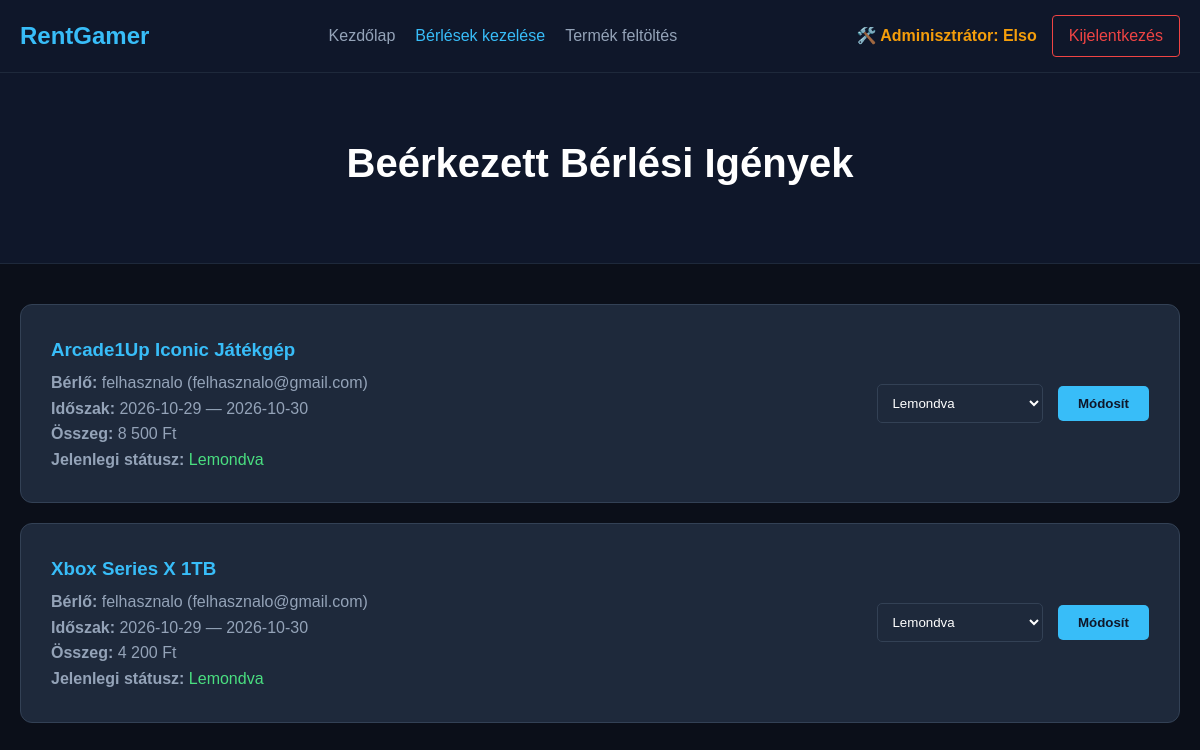
/admin_berlesek.php (signed in), run on the app's committed database.
### tables this page shows
CREATE TABLE `rentals` (
  `id` int(11) NOT NULL,
  `user_id` int(11) NOT NULL,
  `product_id` int(11) NOT NULL,
  `start_date` date NOT NULL,
  `end_date` date NOT NULL,
  `total_price` int(11) NOT NULL,
  `status` varchar(50) DEFAULT 'Feldolgozás alatt',
  `created_at` timestamp NOT NULL DEFAULT current_timestamp()
);

CREATE TABLE `products` (
  `id` int(11) NOT NULL,
  `name` varchar(150) NOT NULL,
  `category` varchar(50) NOT NULL,
  `description` text DEFAULT NULL,
  `price_per_day` int(11) NOT NULL,
  `image_url` varchar(255) NOT NULL,
  `stock` int(11) DEFAULT 1
);

CREATE TABLE `users` (
  `id` int(11) NOT NULL,
  `name` varchar(100) NOT NULL,
  `email` varchar(100) NOT NULL,
  `password` varchar(255) NOT NULL,
  `created_at` timestamp NOT NULL DEFAULT current_timestamp(),
  `is_admin` tinyint(1) DEFAULT 0
);

### admin_berlesek.php (the view, shortened to what this page needs)
<?php
require_once 'db.php';
$orders = $db->query("SELECT r.*, u.name AS user_name, u.email AS user_email, p.name AS product_name FROM rentals r JOIN users u ON r.user_id = u.id JOIN products p ON r.product_id = p.id ORDER BY r.created_at DESC");
?>
<!DOCTYPE html>
<html lang="hu">
<head>
    <link rel="stylesheet" href="css/global.css?v=2">
    <link rel="stylesheet" href="css/home.css">
</head>
<body>
<nav class="navbar">
    <div class="nav-container">
        <a href="index.php" class="nav-logo">RentGamer</a>
        <ul class="nav-menu">
            <li><a href="index.php">Kezdőlap</a></li>
            <li><a href="admin_berlesek.php" class="active">Bérlések kezelése</a></li>
            <li><a href="admin_feltoltes.php">Termék feltöltés</a></li>
        </ul>
        <div class="nav-auth">
            <span class="nav-user-name" style="color: #f59e0b; font-weight: bold;">🛠️ Adminisztrátor: <?php echo htmlspecialchars($_SESSION['user_name']); ?></span>
            <a href="logout.php" class="btn-logout">Kijelentkezés</a>
        </div>
    </div>
</nav>
<header><h1>Beérkezett Bérlési Igények</h1></header>
<div class="container">
    <?php if ($orders && $orders->num_rows > 0): ?>
        <?php while ($row = $orders->fetch_assoc()): ?>
            <div class="welcome-box" style="margin-bottom: 20px; display: flex; justify-content: space-between; align-items: center;">
                <div>
                    <h3 style="color: #38bdf8; margin-bottom: 5px;"><?php echo htmlspecialchars($row['product_name']); ?></h3>
                    <p><strong>Bérlő:</strong> <?php echo htmlspecialchars($row['user_name']); ?> (<?php echo htmlspecialchars($row['user_email']); ?>)</p>
                    <p><strong>Időszak:</strong> <?php echo htmlspecialchars($row['start_date']); ?> — <?php echo htmlspecialchars($row['end_date']); ?></p>
                    <p><strong>Összeg:</strong> <?php echo number_format($row['total_price'], 0, ',', ' '); ?> Ft</p>
                    <p><strong>Jelenlegi státusz:</strong> <span style="color: #4ade80;"><?php echo htmlspecialchars($row['status']); ?></span></p>
                </div>
                <div>
                    <form action="" method="POST">
                        <select name="status" style="padding: 10px; background: #1e293b; color: white; border: 1px solid #334155; border-radius: 5px; margin-right: 10px;">
                            <option value="Lemondva" <?php echo $row['status'] === 'Lemondva' ? 'selected' : ''; ?>>Lemondva</option>
                        </select>
                        <button type="submit" name="update_status" class="btn">Módosít</button>
                    </form>
                </div>
            </div>
        <?php endwhile; ?>
    <?php else: ?>
        <p style="color: #94a3b8; text-align: center;">Még nem érkezett bérlési igény a rendszerbe.</p>
    <?php endif; ?>
</div>
</body>
</html>

### css/global.css (style rules this page uses)
* { box-sizing: border-box; margin: 0; padding: 0; }
body { background-color: #0b0f19; color: #f3f4f6; font-family: sans-serif; line-height: 1.5; }
.navbar { background-color: #0f172a; border-bottom: 1px solid #1e293b; padding: 15px 0; }
.nav-container { max-width: 1200px; margin: 0 auto; padding: 0 20px; display: flex; justify-content: space-between; align-items: center; }
.nav-logo { color: #38bdf8; font-size: 1.5rem; font-weight: bold; text-decoration: none; }
.nav-menu { display: flex; list-style: none; gap: 20px; }
.nav-menu a { color: #94a3b8; text-decoration: none; transition: color 0.2s; }
.nav-menu a:hover, .nav-menu a.active { color: #38bdf8; }
.nav-auth { display: flex; align-items: center; }
.btn { background-color: #38bdf8; color: #0f172a; border: none; padding: 10px 20px; border-radius: 5px; font-weight: bold; cursor: pointer; transition: background-color 0.2s; }
header { background-color: #0f172a; padding: 60px 0; text-align: center; border-bottom: 1px solid #1e293b; }
header h1 { font-size: 2.5rem; color: #fff; margin-bottom: 10px; }
.container { max-width: 1200px; margin: 40px auto; padding: 0 20px; }
.welcome-box { background-color: #0f172a; border: 1px solid #1e293b; padding: 30px; border-radius: 8px; }
.welcome-box p { color: #94a3b8; }
.nav-user-name { color: #fff; margin-right: 15px; }
.btn-logout, .btn-logout:link, .btn-logout:visited { border: 1px solid #ef4444 !important; color: #ef4444 !important; background: transparent !important; padding: 8px 16px; border-radius: 4px; font-weight: 500; text-decoration: none !important; transition: all 0.2s ease; display: inline-block; }

### css/home.css (style rules this page uses)
.welcome-box { background-color: #1e293b; border: 1px solid #334155; border-radius: 12px; padding: 30px; margin-bottom: 40px; line-height: 1.6; }

### data on the page
rentals: product.name "Arcade1Up Iconic Játékgép", user.name "felhasznalo", user.email "felhasznalo@gmail.com", start_date "2026-10-29", end_date "2026-10-30", total_price "8 500", status "Lemondva"
rentals: product.name "Xbox Series X 1TB", user.name "felhasznalo", user.email "felhasznalo@gmail.com", start_date "2026-10-29", end_date "2026-10-30", total_price "4 200", status "Lemondva"

### other printed values
$_SESSION['user_name'] "Elso"
